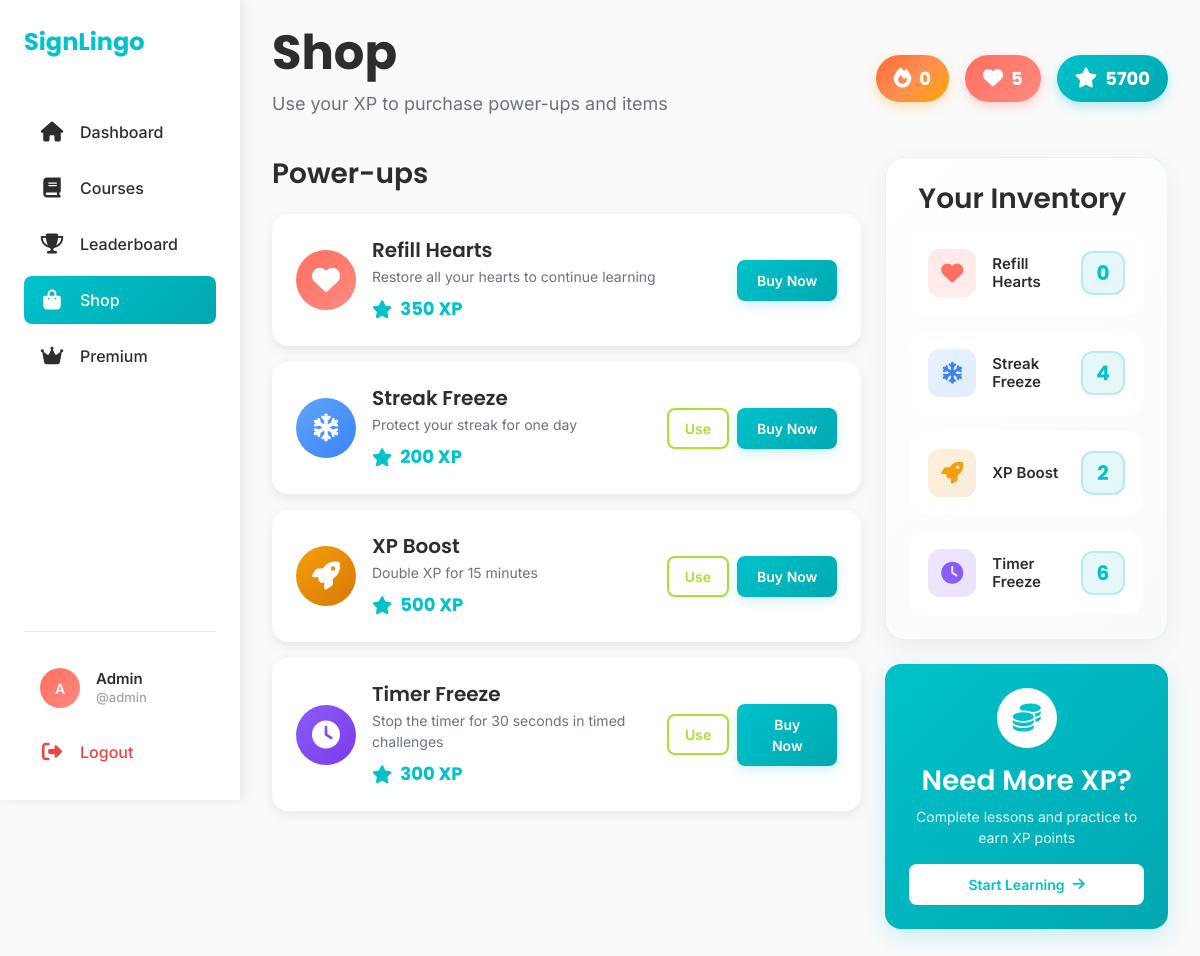
/shop (signed in), run on the app's committed database.
### models.py (models this page shows, shortened)
class User(db.Model):
    id = db.Column(db.Integer, primary_key=True)
    name = db.Column(db.String(80), nullable=False)
    age = db.Column(db.Integer)
    email = db.Column(db.String(120), unique=True, nullable=False)
    password = db.Column(db.String(80), nullable=False)
    points = db.Column(db.Integer, default=0)
    lesson_statuses = db.relationship('UserLessonStatus', backref='user', lazy=True)
    is_verified = db.Column(db.Boolean, default=False)
    lives = db.Column(db.Integer, default=5)
    username = db.Column(db.String(80), unique = True)
    streak = db.Column(db.Integer, default=0)
    last_login_date = db.Column(db.Date, default=date.today)
    friends = db.relationship('User',
                               secondary=friendship,
                               primaryjoin=(friendship.c.user_id == id),
                               secondaryjoin=(friendship.c.friend_id == id),
                               backref=db.backref('friend_of', lazy='dynamic'),
                               lazy='dynamic')

class ShopItem(db.Model):
    id = db.Column(db.Integer, primary_key=True)
    name = db.Column(db.String(100), nullable=False)
    description = db.Column(db.String(255), nullable=False)
    price = db.Column(db.Integer, nullable=False)
    icon_class = db.Column(db.String(50), nullable=False) # e.g., 'fas fa-heart'
    icon_background_class = db.Column(db.String(50), nullable=False, default="item-icon")
    item_key = db.Column(db.String(50), unique=True, nullable=False) # unique key for logic (e.g., 'refill_hearts')

### routes.py (the view)
@auth_bp.route('/shop', methods=['GET', 'POST'])
def shop():
    from datetime import datetime, timedelta
    from sqlalchemy import func
    import pytz
    user_id = session.get('user_id')
    if not user_id:
        return redirect(url_for('auth.login'))
    login_today = session.get("today_login")
    user = User.query.get(user_id)
    full_name = user.name
    first_name, initials = get_initials(full_name)
    shop_items = ShopItem.query.all()
    user_inventory_map = {item.item_id: item.quantity for item in user.inventory.all()}
    indonesia_tz = pytz.timezone('Asia/Jakarta')
    today = datetime.now(indonesia_tz).date()
    monday = today - timedelta(days=today.weekday())
    sunday = monday + timedelta(days=6)
    activity_dates = db.session.query(
        func.date(UserLessonStatus.last_updated).label('activity_date')
    ).filter(
        UserLessonStatus.user_id == user_id,
        func.date(UserLessonStatus.last_updated).between(monday, sunday)
    ).distinct().all()
    active_dates = {datetime.strptime(date.activity_date, '%Y-%m-%d').date()
                    if isinstance(date.activity_date, str)
                    else date.activity_date
                    for date in activity_dates}
    streak_data = []
    for i in range(7):
        check_date = monday + timedelta(days=i)
        is_active = check_date in active_dates
        streak_data.append({'date': check_date, 'is_active': is_active})
    current_streak = 0
    for i in range(6, -1, -1):
        day_entry = streak_data[i]
        if day_entry['date'] > today:
            continue
        if day_entry['is_active']:
            current_streak += 1
        else:
            break
    return render_template('shop.html',
                           full_name=full_name,
                           first_name=first_name,
                           initials=initials,
                           user=user,
                           login_today=login_today,
                           current_streak=current_streak,
                           shop_items=shop_items,           # Pass items to template
                           user_inventory_map=user_inventory_map) # Pass inventory map

### tertiary.py (called while the page is built)
def get_initials(full_name):
    name_parts = full_name.split()
    first_name = name_parts[0]
    last_initial = name_parts[1][0] if len(name_parts) > 1 else ''
    initials = (first_name[0] + last_initial).upper()
    return first_name, initials

### templates/shop.html (shortened to what this page needs)
<!DOCTYPE html>
<html lang="en">
<head>
    <link href="https://cdn.jsdelivr.net/npm/bootstrap@5.3.0/dist/css/bootstrap.min.css" rel="stylesheet">
    <link rel="stylesheet" href="https://cdnjs.cloudflare.com/ajax/libs/font-awesome/6.4.0/css/all.min.css">
    <link rel="stylesheet" href="static/css/global_style.css">
    <link rel="stylesheet" href="static/css/shop_style.css">
</head>
<body>
    <nav class="sidebar" id="sidebar">
        <div class="sidebar-header">
            <a class="sidebar-brand" href="/dashboard">SignLingo</a>
        </div>
        <div class="sidebar-menu">
            <a class="sidebar-link" href="/dashboard">
                <i class="fas fa-house"></i>
                <span>Dashboard</span>
            </a>
            <a class="sidebar-link" href="/course">
                <i class="fas fa-book"></i>
                <span>Courses</span>
            </a>
            <a class="sidebar-link" href="/leaderboard">
                <i class="fas fa-trophy"></i>
                <span>Leaderboard</span>
            </a>
            <a class="sidebar-link active" href="/shop">
                <i class="fas fa-shopping-bag"></i>
                <span>Shop</span>
            </a>
            <a class="sidebar-link" href="/premium">
                <i class="fas fa-crown"></i>
                <span>Premium</span>
            </a>
        </div>
        <div class="sidebar-footer">
            <a class="profile-link" href="/edit-account" id="profileLink">
                <div class="profile-circle-sidebar">{{ initials }}</div>
                <div class="profile-info">
                    <span id="profileName">{{ full_name }}</span>
                    <span class="profile-id" id="profileUsername">{{user.username}}</span>
                </div>
            </a>
            <a class="logout-link" href="/logout">
                <i class="fas fa-sign-out-alt"></i>
                <span>Logout</span>
            </a>
        </div>
    </nav>
    <div class="main-content">
        <div class="content-wrapper">
            <div class="shop-header mb-4">
                <div>
                    <h1 class="hero-title">Shop</h1>
                    <p class="body-large">Use your XP to purchase power-ups and items</p>
                </div>
                <div class="user-stats-display">
                    <div class="stat-item stat-streak">
                        <i class="fas fa-fire"></i>
                        <span class="stat-amount">{{ current_streak }}</span>
                    </div>
                    <div class="stat-item stat-heart">
                        <i class="fas fa-heart"></i>
                        <span class="stat-amount" id="displayLives">{{ user.lives }}</span>
                    </div>
                    <div class="stat-item stat-xp">
                        <i class="fas fa-star"></i>
                        <span class="stat-amount" id="displayPoints">{{ user.points }}</span>
                    </div>
                </div>
            </div>
            <div class="row g-4">
                <div class="col-lg-8">
                    <div class="section-header">
                        <h2 class="subheading">Power-ups</h2>
                    </div>
                    <div class="row g-3 mb-4">
                        {% for item in shop_items %}
                        <div class="col-12">
                            <div class="shop-item">
                                <div class="{{ item.icon_background_class }}">
                                    <i class="{{ item.icon_class }}"></i>
                                </div>
                                <div class="item-details">
                                    <h4 class="item-name">{{ item.name }}</h4>
                                    <p class="item-description">{{ item.description }}</p>
                                    <div class="item-price">
                                        <i class="fas fa-star"></i> {{ item.price }} XP
                                    </div>
                                </div>
                                <div class="item-action">
                                    {% set count = user_inventory_map.get(item.id, 0) %}
                                    {% if count > 0 %}
                                    <button class="btn-use-shop"
                                            onclick="prepareUseItem('{{ item.id }}', '{{ item.name }}')">
                                        Use
                                    </button>
                                    {% endif %}
                                    <button class="btn-buy"
                                            data-id="{{ item.id }}"
                                            data-name="{{ item.name }}"
                                            data-desc="{{ item.description }}"
                                            data-price="{{ item.price }}">
                                        Buy Now
                                    </button>
                                </div>
                            </div>
                        </div>
                        {% endfor %}
                    </div>
                </div>
                <div class="col-lg-4">
                    <div class="inventory-card mb-4">
                        <div class="card-header-custom">
                            <h3 class="subheading">Your Inventory</h3>
                        </div>
                        <div class="inventory-items">
                            {% for item in shop_items %}
                                {% set count = user_inventory_map.get(item.id, 0) %}
                                <div class="inventory-item {% if count > 0 %}owned-item{% endif %}"
                                    {% if count > 0 %}
                                    onclick="prepareUseItem('{{ item.id }}', '{{ item.name }}')"
                                    {% endif %}>
                                    <div class="item-icon-wrapper">
                                        <i class="{{ item.icon_class }}"></i>
                                    </div>
                                    <div class="inventory-details">
                                        <span class="inventory-name">{{ item.name }}</span>
                                    </div>
                                    <div class="inventory-actions-wrapper">
                                        <span class="inventory-count" id="inv-count-{{ item.id }}">
                                            {{ count }}
                                        </span>
                                    </div>
                                </div>
                            {% endfor %}
                        </div>
                    </div>
                    <div class="earn-xp-card mb-4">
                        <div class="earn-xp-icon">
                            <i class="fas fa-coins"></i>
                        </div>
                        <h3 class="subheading mb-2">Need More XP?</h3>
                        <p class="caption-white mb-3">Complete lessons and practice to earn XP points</p>
                        <button class="btn-earn" onclick="window.location.href='/dashboard'">
                            Start Learning
                            <i class="fas fa-arrow-right"></i>
                        </button>
                    </div>
                </div>
            </div>
        </div>
    </div>
</body>
</html>

### static/css/global_style.css (style rules this page uses)
:root { --primary: #00C2CB; --secondary: #FF6F61; --accent: #A6E22E; --neutral-dark: #2D2D2D; --neutral-light: #FAFAFA; --white: #FFFFFF; --border: #E8E8E8; --card-shadow: rgba(0, 0, 0, 0.08); --hover-shadow: rgba(0, 0, 0, 0.12); --gold: #FFD700; --bronze: #CD7F32; --space-xs: 4px; --space-s: 8px; --space-m: 16px; --space-l: 24px; --space-xl: 32px; --space-xxl: 48px; --sidebar-width: 240px; }
body { font-family: 'Inter', -apple-system, BlinkMacSystemFont, 'Segoe UI', Roboto, sans-serif; background-color: var(--neutral-light); color: var(--neutral-dark); margin: 0; padding: 0; font-size: 16px; line-height: 1.5; }
h1, h2, h3, h4, h5, h6 { font-family: 'Poppins', sans-serif; margin: 0; }
.main-content { margin-left: var(--sidebar-width); min-height: 100vh; transition: margin-left 0.3s ease; }
.sidebar { position: fixed; left: 0; top: 0; width: var(--sidebar-width); height: 100vh; background-color: var(--white); box-shadow: 4px 0 12px var(--card-shadow); display: flex; flex-direction: column; z-index: 1000; padding: var(--space-l); transition: all 0.3s ease; }
.sidebar-header { margin-bottom: var(--space-xxl); }
.sidebar-brand { font-family: 'Poppins', sans-serif; font-size: 24px; font-weight: 700; color: var(--primary); text-decoration: none; display: block; white-space: nowrap; }
.sidebar-menu { flex: 1; }
.sidebar-link { display: flex; align-items: center; gap: var(--space-m); padding: 12px var(--space-m); margin-bottom: var(--space-s); border-radius: 8px; color: var(--neutral-dark); text-decoration: none; font-weight: 500; transition: all 0.3s ease; white-space: nowrap; cursor: pointer; }
.sidebar-link i { font-size: 20px; width: 24px; text-align: center; flex-shrink: 0; }
.sidebar-link.active { background: linear-gradient(135deg, var(--primary), #00A8B0); color: var(--white); }
.sidebar-footer { padding-top: var(--space-l); border-top: 1px solid var(--border); position: relative; }
.profile-link { display: flex; align-items: center; gap: var(--space-m); padding: 12px var(--space-m); margin-bottom: var(--space-s); border-radius: 8px; color: var(--neutral-dark); text-decoration: none; font-weight: 500; transition: all 0.3s ease; cursor: pointer; }
.profile-circle-sidebar { width: 40px; height: 40px; background: linear-gradient(135deg, var(--secondary), #FF8A80); border-radius: 50%; display: flex; align-items: center; justify-content: center; color: var(--white); font-weight: 600; font-size: 14px; flex-shrink: 0; }
.profile-info { display: flex; flex-direction: column; line-height: 1.2; }
#profileName { font-weight: 600; font-size: 15px; color: var(--neutral-dark); }
.profile-id { font-size: 13px; margin-top: 2px; color: #9CA3AF; }
.logout-link { display: flex; align-items: center; gap: var(--space-m); padding: 12px var(--space-m); border-radius: 8px; color: #EF4444; text-decoration: none; font-weight: 500; transition: all 0.3s ease; cursor: pointer; }
.logout-link i { font-size: 20px; width: 24px; text-align: center; flex-shrink: 0; }
.content-wrapper { padding: var(--space-l) var(--space-xl) var(--space-xxl); }

### data on the page
User: name "Admin", username "@admin", lives "5", points "5700"
ShopItem: name "Refill Hearts", description "Restore all your hearts to continue learning", price "350", count "0"
ShopItem: name "Streak Freeze", description "Protect your streak for one day", price "200", count "4"
ShopItem: name "XP Boost", description "Double XP for 15 minutes", price "500", count "2"
ShopItem: name "Timer Freeze", description "Stop the timer for 30 seconds in timed challenges", price "300", count "6"

### other printed values
{{ initials }} "A"
{{ current_streak }} "0"
